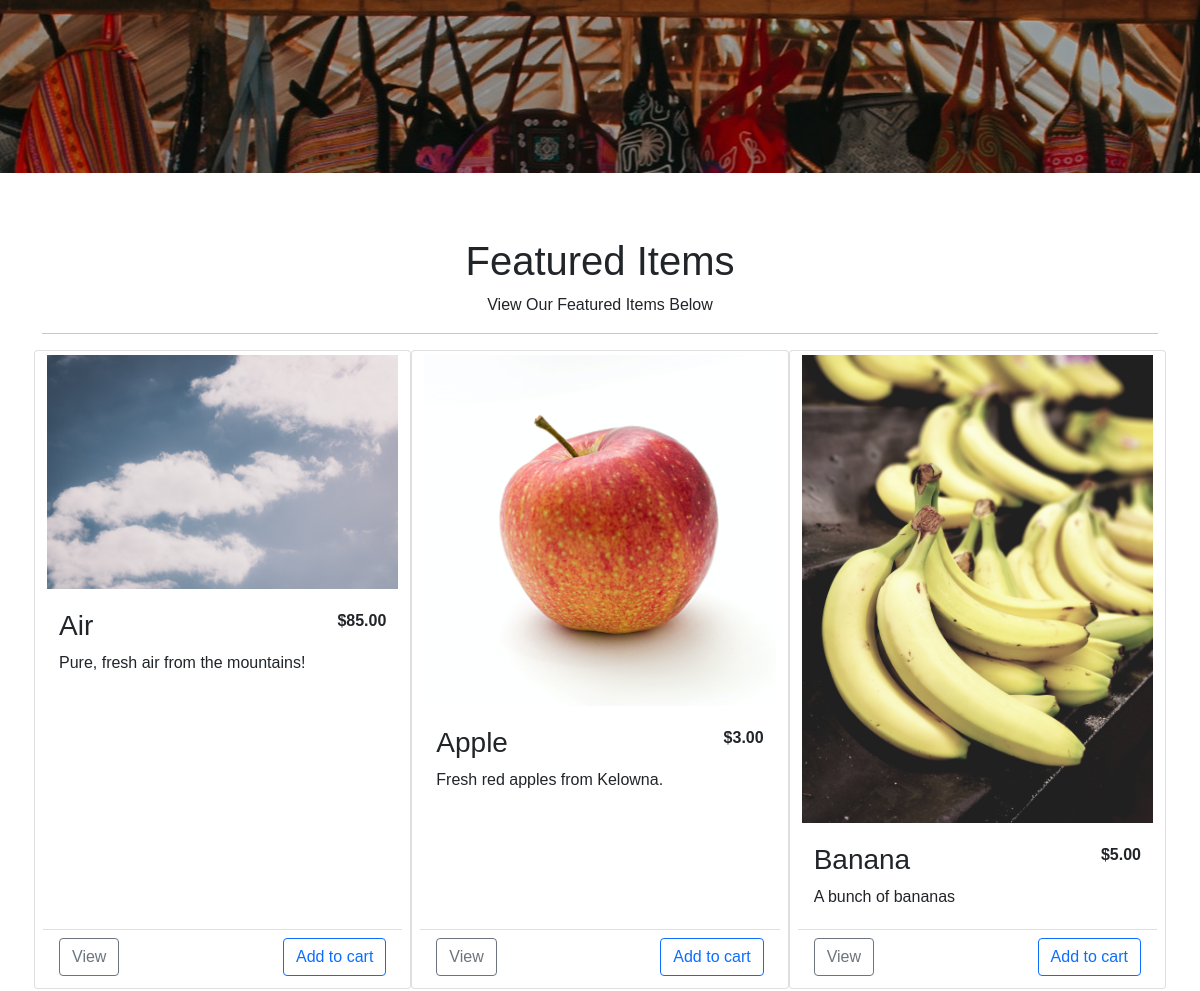
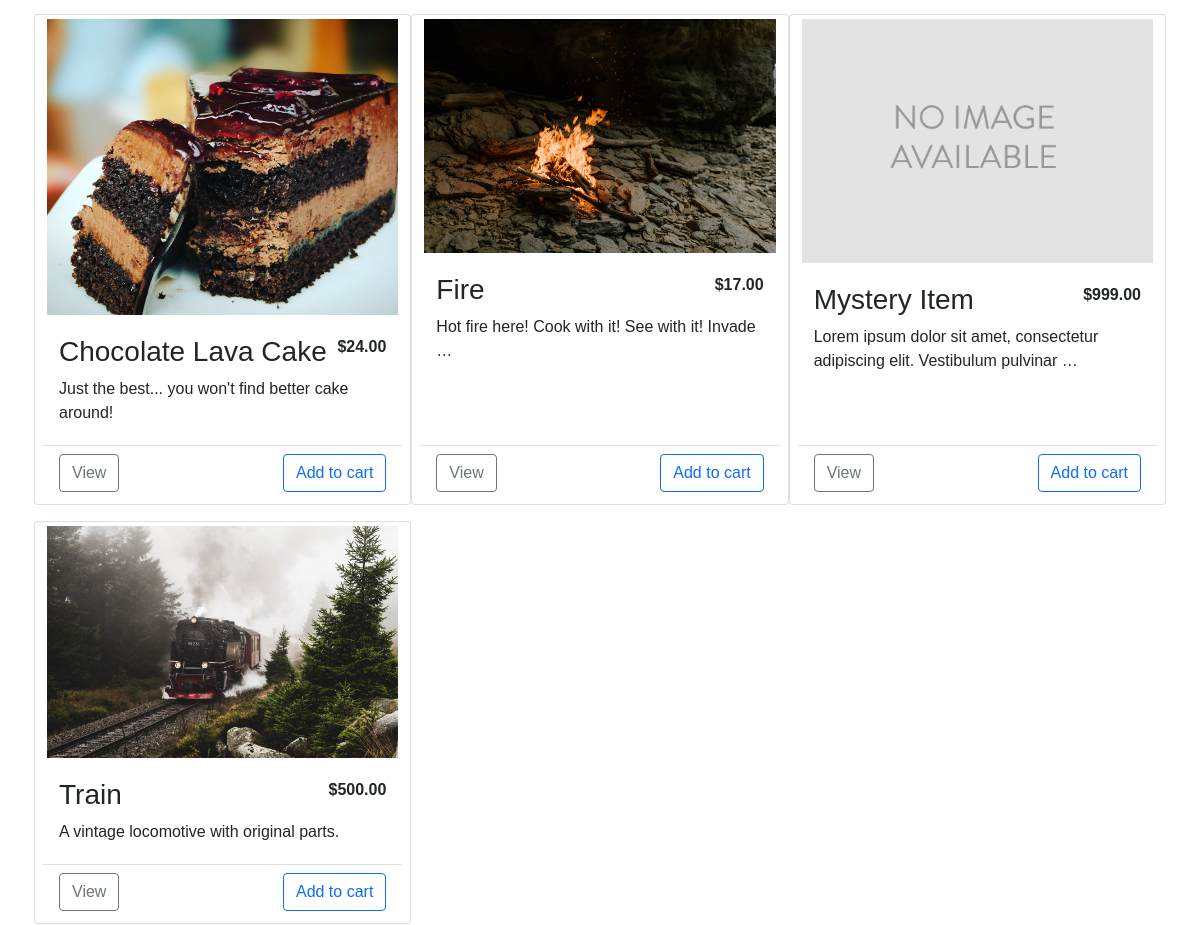
/ (middle part), run on an earlier commit of the app's database (2 pictures, top to bottom).
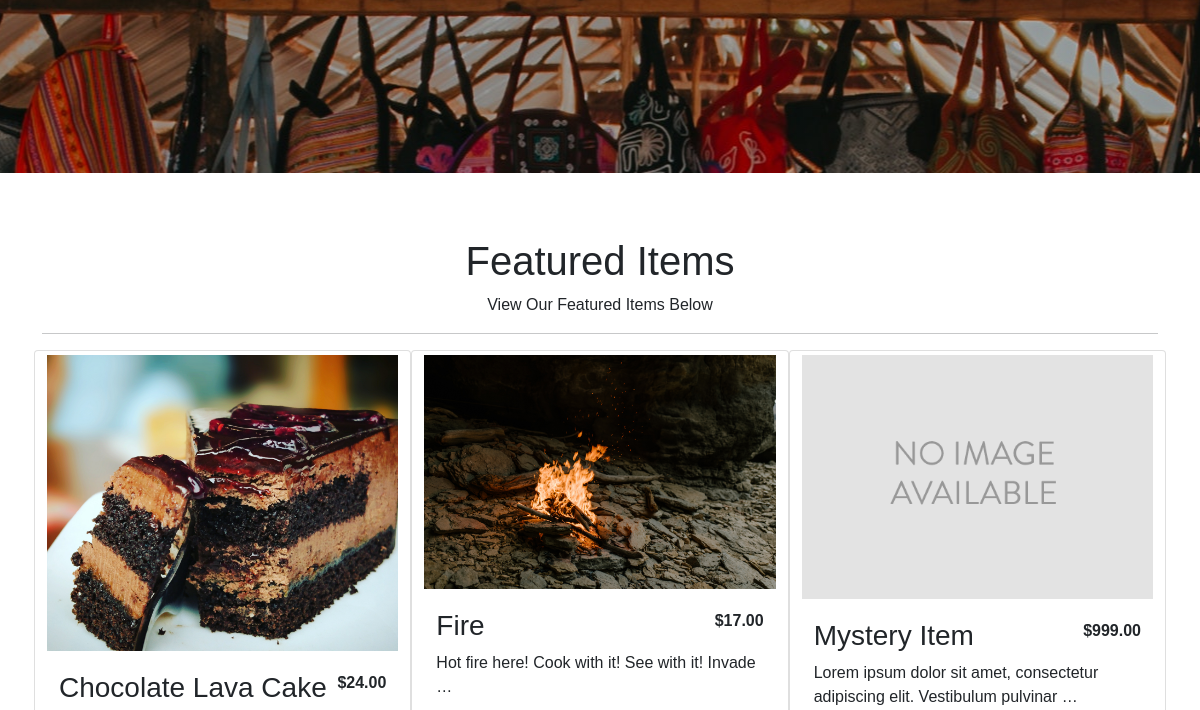
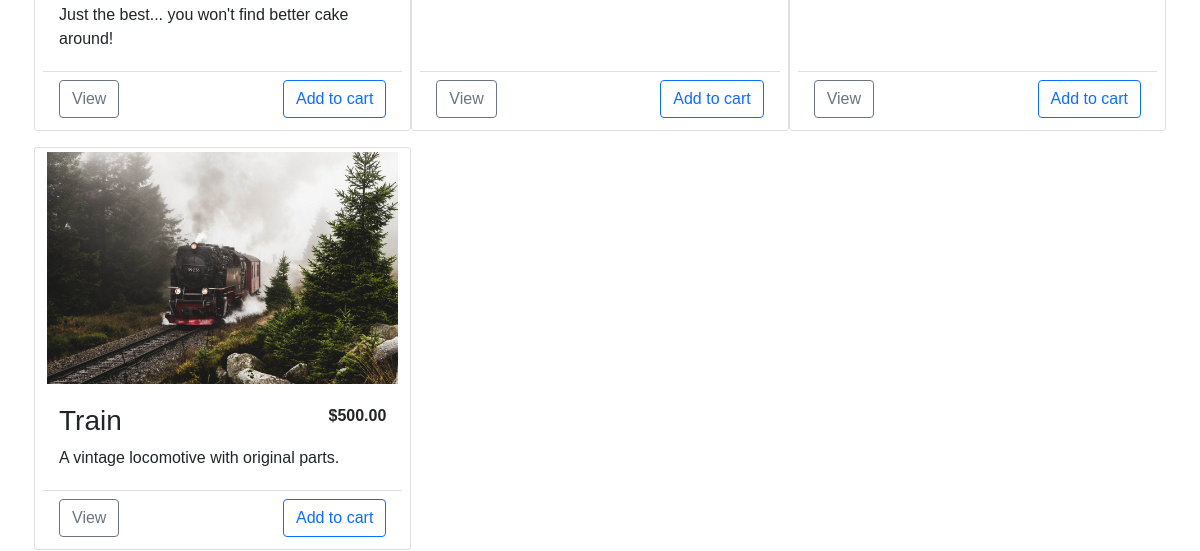
And on a later commit of the database (2 pictures, top to bottom).
### shop/models.py (models this page shows, shortened)
class Product(models.Model):
    category = models.ForeignKey(Category,
                                 related_name='products',
                                 on_delete=models.CASCADE)
    name = models.CharField(max_length=200, db_index=True)
    slug = models.SlugField(max_length=200, db_index=True)
    image = models.ImageField(upload_to='products/%Y/%m/%d',
                              default='products/no_image.png')
    description = models.TextField(blank=True)
    price = models.DecimalField(max_digits=10, decimal_places=2)
    available = models.BooleanField(default=True)
    featured = models.BooleanField(default=False)
    created = models.DateTimeField(auto_now_add=True)
    updated = models.DateTimeField(auto_now=True)
    class Meta:
        ordering = ('name',)
        index_together = (('id', 'slug'),)
    def get_absolute_url(self):
        return reverse('shop:product_detail', args=[self.id, self.slug])

### shop/views.py (the view)
# urls.py: 2. Add a URL to urlpatterns:  path('', views.home, name='home')
def home(request):
    featured = Product.objects.all().\
        filter(featured=True).\
        filter(available=True)
    context = {
        'featured': featured
    }
    return render(request, 'shop/home.html', context)

### cart/cart.py (called while the page is built)
    def __len__(self):
        return sum(item['quantity'] for item in self.cart.values())

### cart/context_processors.py (called while the page is built)
def cart(request):
    return {
        'cart': Cart(request),
    }

### shop/templates/shop/home.html (shortened to what this page needs)
{% extends 'base.html' %}
{% load static %}
{% load thumbnail %}
{% block content %}
    <div id="home-hero" class="d-flex flex-column min-vh-100 justify-content-center align-items-center pt-5">
    </div>
    <div class="container min-vh-100 pt-5" id="featured">
        <div class="mx-auto text-center my-3">
            <h1 class="fw-light">Featured Items</h1>
            <p>View Our Featured Items Below</p>
            <hr>
        </div>
        <div class="row row-cols-1 row-cols-sm-2 row-cols-md-3 g-3">
            {% for product in featured %}
                {% include 'shop/product/product_card.html' %}
            {% endfor %}
        </div>
    </div>
{% endblock %}

### shop/templates/shop/product/product_card.html (shortened to what this page needs)
{% load thumbnail %}
<div class="card shadow-md">
    <div class="text-center">
        <a href="{{ product.get_absolute_url }}">
            {% thumbnail product.image "360x240" crop='center' as im %}
                <img class="img-fluid p-1 rounded" src="{{ im.url }}" width="{{ im.width }}" height="{{ im.height }}">
            {% endthumbnail %}
        </a>
    </div>
    <div class="card-body">
        <div class="d-flex justify-content-between">
            <h3>{{ product.name }}</h3>
            <p><strong>${{ product.price }}</strong></p>
        </div>
        <div class="d-flex">
            <p class="card-text">
                {{ product.description|truncatewords:10 }}
            </p>
        </div>
    </div>
    <div class="card-footer my-1 bg-transparent">
        <div class="d-flex justify-content-between">
            <a href="{{ product.get_absolute_url }}"
               class="btn btn-md btn-outline-secondary">View</a>
            {% if product.available %}
                <form action="{% url "cart:cart_add" product.id %}" method="POST">
                    <input class="btn btn-md btn-outline-primary" type="submit"
                           value="Add to cart">
                </form>
            {% else %}
                <p class="text-danger"><strong>SOLD OUT</strong></p>
            {% endif %}
        </div>
    </div>
</div>

What changed in the data, as far as the page shows it:
no longer on this page (row edited): Product: shows a picture, name "Air", price "85.00", description "Pure, fresh air from the mountains!"
no longer on this page (row edited): Product: shows a picture, name "Apple", price "3.00", description "Fresh red apples from Kelowna."
no longer on this page (row edited): Product: shows a picture, name "Banana", price "5.00", description "A bunch of bananas"
